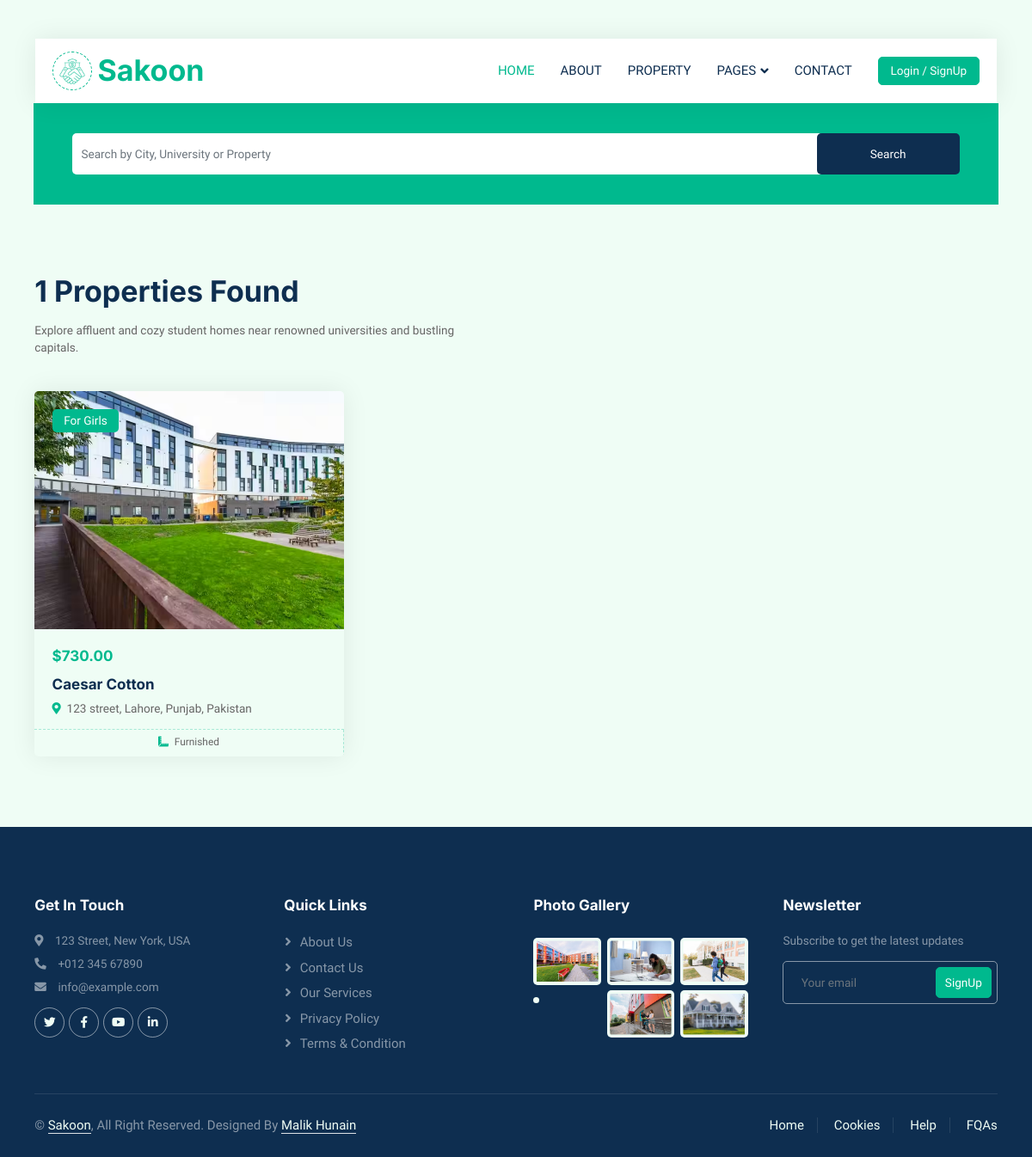
Screenshot of /property/ with the database file from the repository.
### property/models.py (models this page shows, shortened)
class Media(models.Model):
    file = models.FileField(upload_to='static/media_files/')

class Property(models.Model):
    owner = models.ForeignKey(PropertyOwnerProfile, on_delete=models.CASCADE)
    name = models.CharField(max_length=255)
    images_or_videos = models.ManyToManyField('Media', related_name='property_media', blank=True)
    street_address = models.CharField(max_length=255)
    city = models.CharField(max_length=255)
    zip_code = models.CharField(max_length=255)
    state = models.CharField(max_length=255)
    country = models.CharField(max_length=255)
    latitude = models.DecimalField(max_digits=10, decimal_places=6)
    longitude = models.DecimalField(max_digits=10, decimal_places=6)
    description = models.TextField()
    gender = models.CharField(max_length=255, default='mixed')
    amenities = models.ManyToManyField(Amenities)
    room = models.ManyToManyField('Room', related_name='property_rooms', blank=True)
    review = models.ManyToManyField('review.PropertyReview', related_name='property_reviews', blank=True)

class Room(models.Model):
    property = models.ForeignKey(Property, on_delete=models.CASCADE, related_name='rooms')
    name = models.CharField(max_length=255)
    room_type = models.ForeignKey(RoomType, on_delete=models.CASCADE, related_name='rooms', default=1)
    images_or_videos = models.ManyToManyField('Media', related_name='room_media', blank=True)
    description = models.TextField()
    amenities = models.ManyToManyField(Amenities)
    room_dimensions = models.CharField(max_length=255)
    occupancy = models.PositiveIntegerField()
    price = models.DecimalField(max_digits=10, decimal_places=2)
    roommates = models.ManyToManyField(StudentProfile, related_name='rooms', blank=True)

class Amenities(models.Model):
    name = models.CharField(max_length=255)
    icon = models.ImageField(upload_to='static/amenities_icons/', null=True, blank=True)

### student/views.py (the view)
# urls.py: path('', views.home, name='property-home')
def property(request):
    properties = Property.objects.all()
    q = request.GET.get('q') if request.GET.get('q') != None else ''
    properties = Property.objects.filter(
        Q(name__icontains = q) |
        Q(street_address__icontains = q) |
        Q(city__icontains = q) |
        Q(zip_code__icontains = q) |
        Q(state__icontains = q) |
        Q(country__icontains = q) |
        Q(gender__icontains = q) |
        Q(room__name__icontains = q) |
        Q(room__description__icontains = q) |
        Q(room__room_dimensions__icontains = q) |
        Q(room__price__icontains = q) |
        Q(room__occupancy__icontains = q) |
        Q(room__room_type__name__icontains = q) |
        Q(room__amenities__name__icontains = q) |
        Q(amenities__name__icontains = q) |
        Q(description__icontains = q)
    )
    property_count = properties.count()
    context = {
        'properties': properties,
        'property_count': property_count,
    }
    return render(request, 'student/property.html', context)

### student/templates/student/property.html
{% extends 'main.html' %}
{% load static %}
{% block content %}
{% include 'student/components/navbar.html' %}
<div class="search-bar" style="width: 93.5%; margin: auto;">
    {% include 'student/components/search.html' %}
</div>
{% include 'student/components/property_list.html' %}
{% include 'student/components/footer.html' %}
{% endblock %}

### student/templates/student/components/property_list.html (shortened to what this page needs)
{% load static %}
<div class="container-xxl py-5">
    <div class="container">
        <div class="row g-0 gx-5 align-items-end">
            <div class="col-lg-6">
                <div class="text-start mx-auto mb-5 wow slideInLeft" data-wow-delay="0.1s">
                    <h1 class="mb-3">{{property_count}} Properties Found </h1>
                    <p>Explore affluent and cozy student homes near renowned universities and bustling capitals.</p>
                </div>
            </div>
        </div>
        <div class="tab-content">
            <div id="tab-1" class="tab-pane fade show p-0 active">
                <div class="row g-4">
                  {% for property in properties %}
                    <div class="col-lg-4 col-md-6 wow fadeInUp" data-wow-delay="0.1s">
                        <div class="property-item rounded overflow-hidden">
                            <div class="position-relative overflow-hidden">
                                {% for image in property.images_or_videos.all %}
                                {% if forloop.counter <= 1 %}
                                  <a href="{% url 'property-detail' property.id %}">
                                    <img style="width: 410px;" class="img-fluid" src="{{ request.scheme }}://{{ request.get_host }}{{ image.file.url }}" alt="Property Image" style="width: 200px;">
                                  </a>
                                {% endif %}
                                {% endfor %}
                                <div class="bg-primary rounded text-white position-absolute start-0 top-0 m-4 py-1 px-3">For {{property.gender}}</div>
                            </div>
                            <div class="p-4 pb-0">
                              {% for room in property.rooms.all %}
                                {% if forloop.counter <= 1 %}
                                  <h5 class="text-primary mb-3">${{ room.price }}</h5>
                                {% endif %}
                              {% endfor %}
                                <a class="d-block h5 mb-2" href="{% url 'property-detail' property.id %}">{{property.name}}</a>
                                <p><i class="fa fa-map-marker-alt text-primary me-2"></i>{{property.street_address}} street, {{property.city}}, {{property.state}}, {{property.country}}</p>
                            </div>
                            <div class="d-flex border-top">
                              {% for amenity in property.amenities.all %}
                                {% if forloop.counter <= 3 %}
                                  <small class="flex-fill text-center border-end py-2"><i class="fa fa-ruler-combined text-primary me-2"></i>{{amenity.name}}</small>
                                {% endif %}
                              {% endfor %}
                            </div>
                        </div>
                    </div>
                  {% endfor %}
                </div>
            </div>
        </div>
    </div>
</div>

### static/css/style.css (style rules this page uses)
:root { --primary: #00B98E; --secondary: #FF6922; --light: #EFFDF5; --dark: #0E2E50; }
.property-item { box-shadow: 0 0 30px rgba(0, 0, 0, .08); }
.property-item img { transition: .5s; }
.property-item .border-top { border-top: 1px dashed rgba(0, 185, 142, .3) !important; }
.property-item .border-end { border-right: 1px dashed rgba(0, 185, 142, .3) !important; }

### static/css/style1.css (style rules this page uses)
:root { --primary: #00B98E; --secondary: #FF6922; --light: #EFFDF5; --dark: #0E2E50; }

### static/css/style3.css (style rules this page uses)
:root { --color-main: #000; --color-main-light: #e1f6fb; --color-dark: #fff; --color-dark-medium: #51546e; --color-dark-light: #00B98E; --color-light: #e5e5e5; --color-gray: #8b8b8b; --color-light-gray: #b2bdbd; --color-bg: #2d2d39; --color-success: #5dd693; --color-error: #fc4b0b; }
@media only screen and (min-width: 1200px) { html { font-size: 85%; } }

### rows the page displays
Property: gender "Girls", name "Caesar Cotton", street_address "123", city "Lahore", state "Punjab", country "Pakistan"
Media: file (picture)
Room: price "730.00"
Amenities: name "Furnished"

### other values shown
{{ property_count }} "1"
